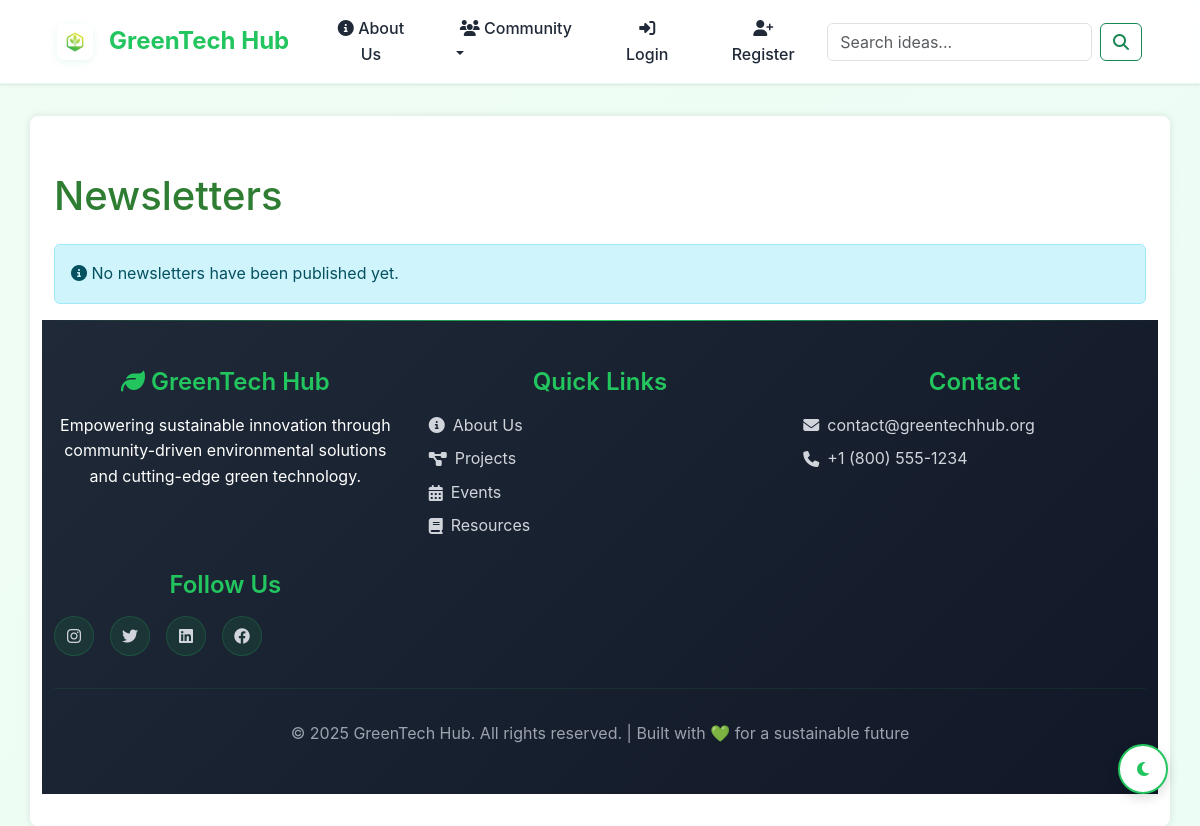
/newsletters/, run on an earlier commit of the app's database.
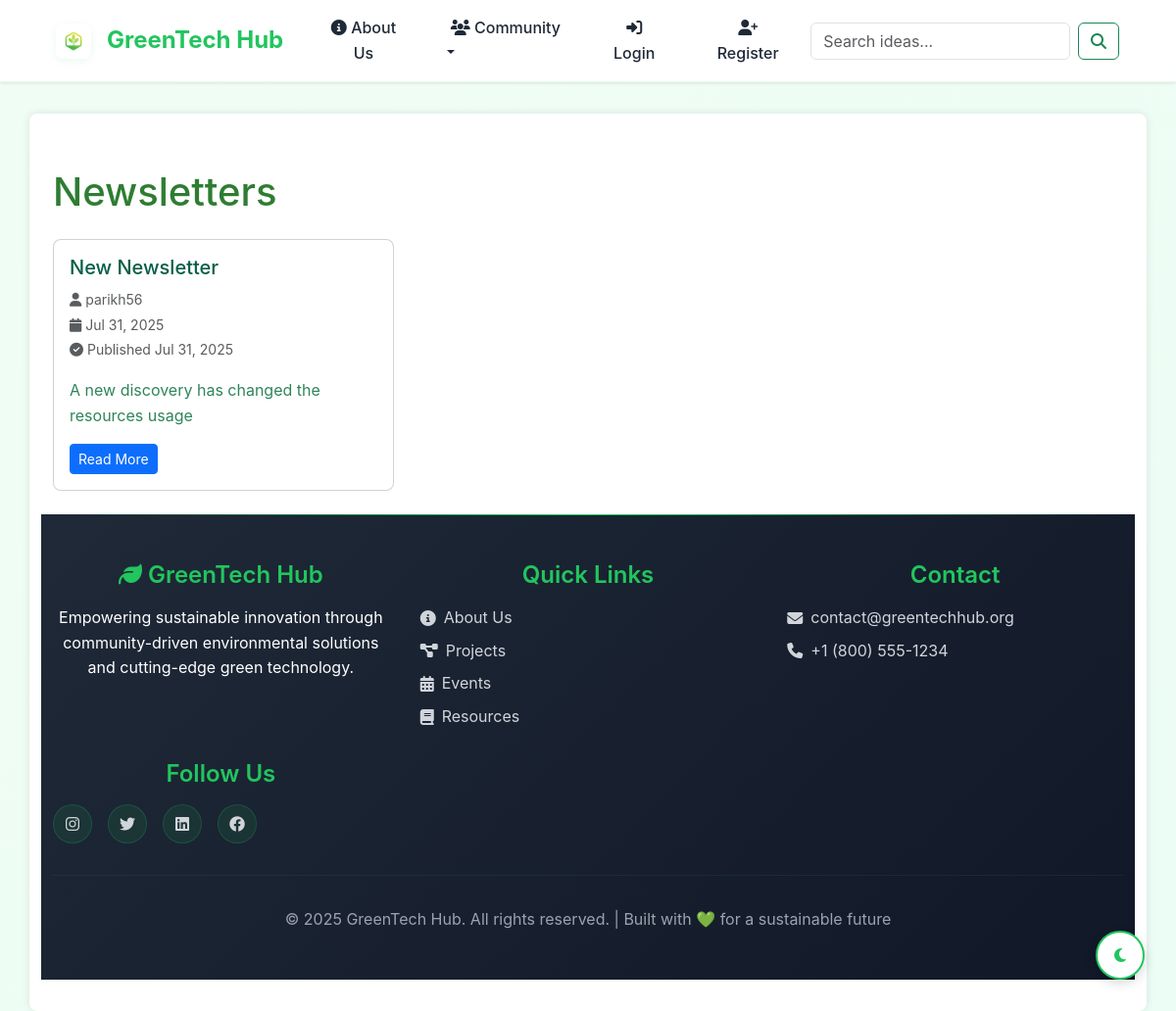
And on a later commit of the database.
### green_app/models.py (models this page shows, shortened)
class Newsletter(models.Model):
    title = models.CharField(max_length=200)
    content = models.TextField()
    author = models.ForeignKey(User, on_delete=models.CASCADE)
    is_published = models.BooleanField(default=False)
    published_at = models.DateTimeField(null=True, blank=True)
    created_at = models.DateTimeField(auto_now_add=True)

### green_app/views.py (the view)
# urls.py: path('newsletters/', views.NewsletterListView.as_view(), name='newsletter_list'),
class NewsletterListView(ListView):
    model = Newsletter
    template_name = 'green_app/newsletter_list.html'
    context_object_name = 'newsletters'
    ordering = ['-created_at']
    paginate_by = 10
    def get_queryset(self):
        if self.request.user.is_staff:
            return super().get_queryset()
        return super().get_queryset().filter(is_published=True)

### templates/green_app/newsletter_list.html (shortened to what this page needs)
{% extends 'green_app/base.html' %}
{% block content %}
<div class="container mt-4">
    <div class="row">
        <div class="col-12">
            <h1 class="mb-4">Newsletters</h1>
            {% if newsletters %}
                <div class="row">
                    {% for newsletter in newsletters %}
                    <div class="col-md-6 col-lg-4 mb-4">
                        <div class="card h-100">
                            <div class="card-body">
                                <h5 class="card-title">{{ newsletter.title }}</h5>
                                <p class="card-text text-muted">
                                    <small>
                                        <i class="fas fa-user"></i> {{ newsletter.author.username }}<br>
                                        <i class="fas fa-calendar"></i> {{ newsletter.created_at|date:"M d, Y" }}
                                        {% if newsletter.is_published and newsletter.published_at %}
                                            <br><i class="fas fa-check-circle"></i> Published {{ newsletter.published_at|date:"M d, Y" }}
                                        {% endif %}
                                    </small>
                                </p>
                                <p class="card-text">
                                    {{ newsletter.content|truncatewords:30 }}
                                </p>
                                <div class="d-flex gap-2">
                                    <a href="{% url 'newsletter_detail' newsletter.pk %}" class="btn btn-primary btn-sm">
                                        Read More
                                    </a>
                                </div>
                            </div>
                        </div>
                    </div>
                    {% endfor %}
                </div>
            {% else %}
                <div class="alert alert-info">
                    <i class="fas fa-info-circle"></i>
                    {% if user.is_staff %}
                        No newsletters have been created yet.
                        <a href="{% url 'newsletter_create' %}" class="alert-link">Create the first newsletter</a>.
                    {% else %}
                        No newsletters have been published yet.
                    {% endif %}
                </div>
            {% endif %}
        </div>
    </div>
</div>
{% endblock %}

What changed in the data, as far as the page shows it:
added Newsletter: title "New Newsletter", author.username "parikh56", created_at "Jul 31, 2025", published_at "Jul 31, 2025", content "A new discovery has changed the resources usage"
Also different on the page:
text no longer shown: "No newsletters have been published yet."
